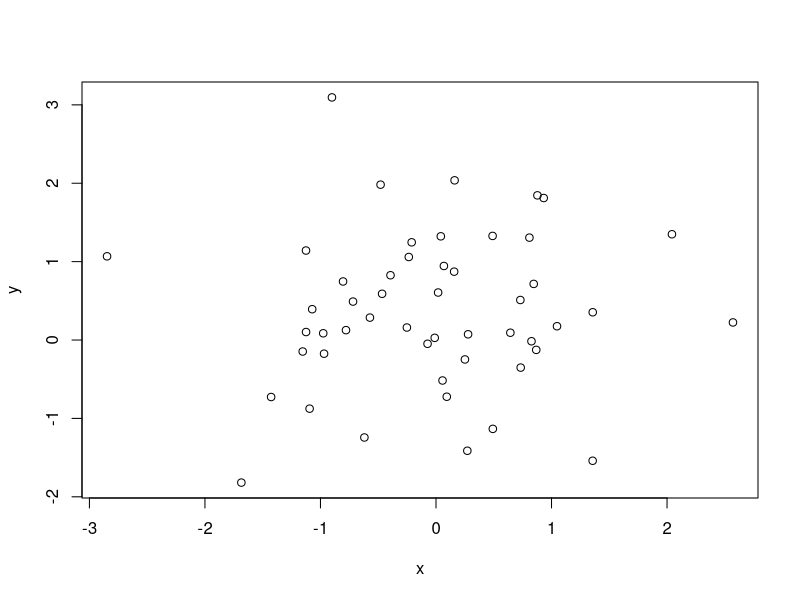

The R source for this figure:
cat ("Hello, World!\n")

{
  x <- rnorm(50);
  y <- rnorm(x);
  plot(x, y);
  ls();
  rm(x,y);
  x <- 1:20;
  w <- 1 + sqrt(x) / 2;
  dummy <- data.frame(x = x, y = x + rnorm(x) * w);
  dummy;
}
